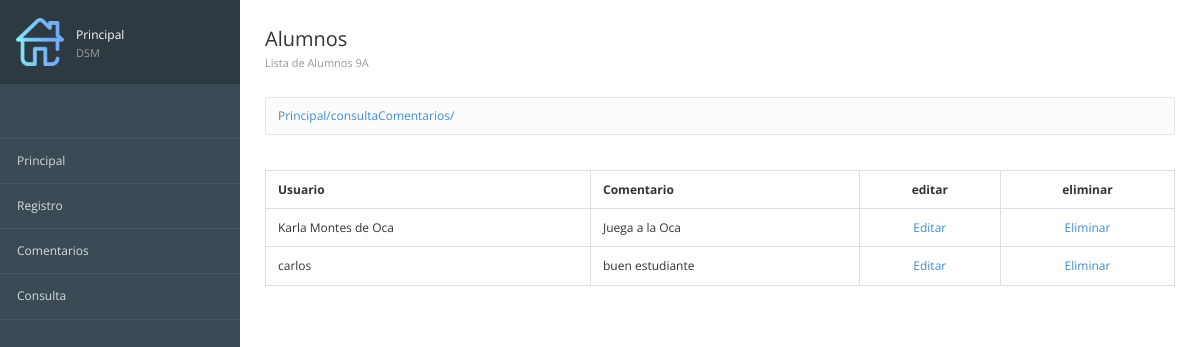
Page /consultaComentarios/ on the earlier database version.
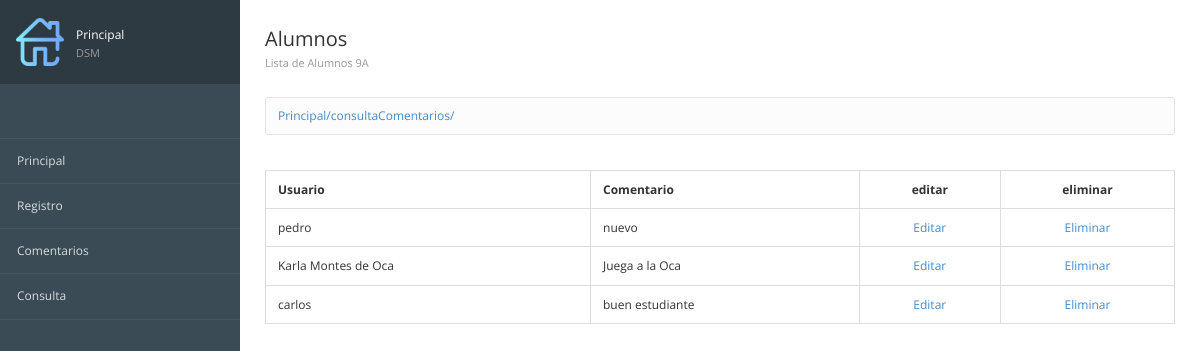
Same page on the later database version.
### registros/models.py (models this page shows, shortened)
class ComentarioContacto(models.Model):
    id = models.AutoField(primary_key=True,verbose_name="Clave")
    usuario = models.TextField(verbose_name="Alumno")
    mensaje = models.TextField(verbose_name="Comentario")
    created = models.DateTimeField(auto_now_add=True,verbose_name="Registrado")
    class Meta:
        verbose_name = "Comentario Contacto"
        verbose_name_plural = "Comentarios Contactos"
        ordering = ["-created"]

### registros/views.py (the view)
# urls.py: path('consultaComentarios/', views_registros.ComentariosContacto, name="consultaComentarios"),
def ComentariosContacto(request):
    comentarios=ComentarioContacto.objects.all()
    return render(request,'registros/consultarComentarios.html',{'comentarios':comentarios})

### registros/templates/registros/consultarComentarios.html (shortened to what this page needs)
{% extends "inicio/encabezado.html"%}
{%load static%}
{%block imagen%}
{%load static%}
{%static 'inicio/images/home.png'%}
{%endblock%}
{%block tituloMenu%}
Principal <span>DSM</span>
{%endblock%}
{%block Encabezado%}
<div class="page-header">
  <div class="page-title">
    <h3>
      Alumnos<br />
      <small>Lista de Alumnos 9A</small>
    </h3>
  </div>
</div>
{%endblock%}
{%block contenido%}
<table class="table table-bordered tablestriped">
  <thead>
    <tr>
      <th>Usuario</th>
      <th>Comentario</th>
      <th class="text-center">editar</th>
      <th class="text-center">eliminar</th>
    </tr>
  </thead>
  <tbody>
    {% for comentario in comentarios %}
    <tr>
      <td class="muted">{{comentario.usuario}}</td>
      <td class="muted">{{comentario.mensaje}}</td>
      <td class="text-center"><a href="{%url 'ConfirmEditar'%}">Editar</a></td>
      <td class="text-center"><a href="{%url 'Eliminar' comentario.id%}">Eliminar</a></td>
    </tr>
    {% endfor %}
  </tbody>
</table>
{%endblock%}

Differences in the rows shown:
added ComentarioContacto: usuario "pedro", mensaje "nuevo"
